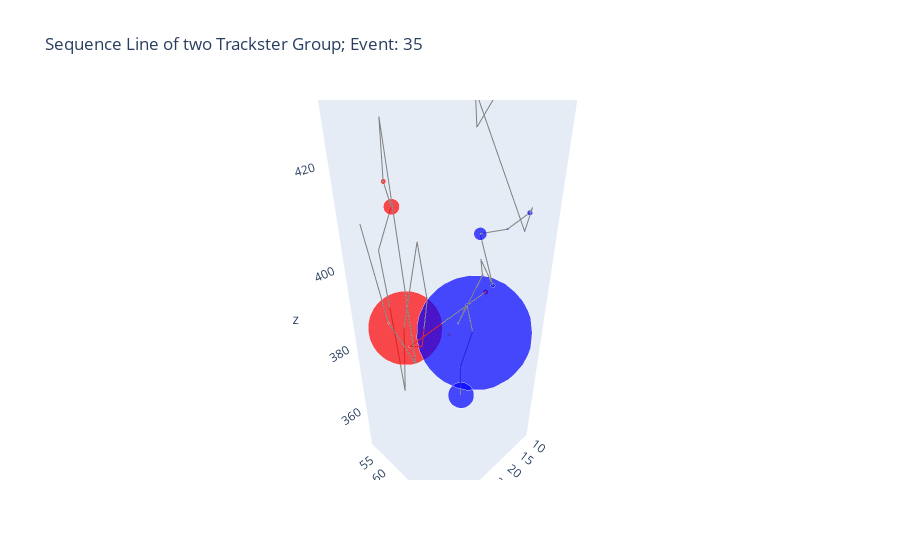

Notebook code for this chart:
### Code cell
# Create plot
fig = go.Figure()

# Extract edge coordinates
edge_x, edge_y, edge_z = [], [], []
for u, v in edges:
    x0, y0, z0 = X.x[u, :3]
    x1, y1, z1 = X.x[v, :3]
    edge_x += [x0, x1, None]
    edge_y += [y0, y1, None]
    edge_z += [z0, z1, None]


# Add edges
fig.add_trace(go.Scatter3d(
    x=edge_x, y=edge_y, z=edge_z,
    mode='lines',
    line=dict(color='gray', width=2),
    hoverinfo='none'
))

color = ["red", "blue", "orange"]
# Node coordinates
for c in torch.unique(X.cluster):
    node_x = [node[0].item() for node in X.x[X.cluster == c.item()]]
    node_y = [node[1].item() for node in X.x[X.cluster == c.item()]]
    node_z = [node[2].item() for node in X.x[X.cluster == c.item()]]
    node_size = [node[16].item()/2 for node in X.x[X.cluster == c.item()]]
    name = np.array(range(X.x.shape[0]))[X.cluster == c.item()]
    
    fig.add_trace(go.Scatter3d(
        x=node_x, y=node_y, z=node_z,
        mode='markers',
        marker=dict(size=node_size, color=color[c.item()]),
        hoverinfo='text',
        text=[str(i) for i in range(X.x.shape[0])]
    ))

fig.update_layout(
    title=f'Sequence Line of two Trackster Group; Event: {data_idx}',
    showlegend=False,
    scene=dict(
        xaxis=dict(showgrid=False),
        yaxis=dict(showgrid=False),
        zaxis=dict(showgrid=False)
    )
)

fig.show()

### Figure 1 — Plotly figure (JSON) as saved in the notebook; plotly's stock layout.template omitted (floating-point values rounded to 4 significant figures)
{"data": [{"hoverinfo": "none", "line": {"color": "gray", "width": 2}, "mode": "lines", "type": "scatter3d", "x": [16.8, 27.48, null, 27.48, 26.84, null, 26.84, 31.02, null, 31.02, 28.87, null, 28.87, 31.58, null, 31.58, 32.6, null, 32.6, 30.26, null, 30.26, 35.27, null, 35.27, 35.11, null, 35.11, 35.12, null, 35.12, 39.12, null, 39.12, 33.59, null, 33.59, 37.82, null, 37.82, 37.72, null, 13.66, 13.4, null, 13.4, 14.8, null, 14.8, 13.45, null, 13.45, 21.7, null, 21.7, 10.35, null, 10.35, 21.41, null, 21.41, 14.52, null, 14.52, 18.22, null, 18.22, 12.57, null, 12.57, 12.15, null, 12.15, 17.35, null, 17.35, 15.37, null, 15.37, 19.31, null, 19.31, 19.79, null, 19.79, 14.48, null], "y": [67.6, 54.06, null, 54.06, 57.86, null, 57.86, 64.94, null, 64.94, 60.23, null, 60.23, 57.78, null, 57.78, 57.74, null, 57.74, 52.36, null, 52.36, 56.61, null, 56.61, 61.33, null, 61.33, 59.73, null, 59.73, 65.51, null, 65.51, 63.55, null, 63.55, 61.09, null, 61.09, 55.26, null, 58.03, 57.43, null, 57.43, 62.59, null, 62.59, 59.32, null, 59.32, 64.39, null, 64.39, 61.09, null, 61.09, 69.84, null, 69.84, 67.66, null, 67.66, 66.63, null, 66.63, 68.87, null, 68.87, 73.41, null, 73.41, 77.41, null, 77.41, 74.91, null, 74.91, 65.23, null, 65.23, 66.28, null, 66.28, 71.92, null], "z": [390.1, 372.7, null, 372.7, 374.8, null, 374.8, 394.1, null, 394.1, 404.1, null, 404.1, 383.3, null, 383.3, 364.4, null, 364.4, 378.2, null, 378.2, 403.4, null, 403.4, 413.8, null, 413.8, 417.7, null, 417.7, 429.8, null, 429.8, 378.0, null, 378.0, 390.1, null, 390.1, 409.3, null, 348.2, 358.4, null, 358.4, 374.9, null, 374.9, 380.6, null, 380.6, 382.5, null, 382.5, 388.3, null, 388.3, 401.2, null, 401.2, 390.7, null, 390.7, 404.2, null, 404.2, 404.0, null, 404.0, 408.9, null, 408.9, 413.1, null, 413.1, 406.8, null, 406.8, 430.3, null, 430.3, 424.7, null, 424.7, 438.4, null]}, {"hoverinfo": "text", "marker": {"color": "orange", "size": [2.327]}, "mode": "markers", "text": ["0", "1", "2", "3", "4", "5", "6", "7", "8", "9", "10", "11", "12", "13", "14", "15", "16", "17", "18", "19", "20", "21", "22", "23", "24", "25", "26", "27", "28", "29", "30", "31"], "type": "scatter3d", "x": [18.99], "y": [58.79], "z": [374.2]}, {"hoverinfo": "text", "marker": {"color": "red", "size": [51.47, 0.4872, 0.6979, 1.07, 1.29, 1.854, 3.735, 1.575, 0.6957, 0.6763, 0.7602, 0.3707, 11.17, 3.72, 0.6563]}, "mode": "markers", "text": ["0", "1", "2", "3", "4", "5", "6", "7", "8", "9", "10", "11", "12", "13", "14", "15", "16", "17", "18", "19", "20", "21", "22", "23", "24", "25", "26", "27", "28", "29", "30", "31"], "type": "scatter3d", "x": [31.58, 32.6, 30.26, 33.59, 27.48, 26.84, 16.8, 37.82, 31.02, 35.27, 28.87, 37.72, 35.11, 35.12, 39.12], "y": [57.78, 57.74, 52.36, 63.55, 54.06, 57.86, 67.6, 61.09, 64.94, 56.61, 60.23, 55.26, 61.33, 59.73, 65.51], "z": [383.3, 364.4, 378.2, 378.0, 372.7, 374.8, 390.1, 390.1, 394.1, 403.4, 404.1, 409.3, 413.8, 417.7, 429.8]}, {"hoverinfo": "text", "marker": {"color": "blue", "size": [17.9, 0.5828, 79.98, 1.564, 0.9483, 1.754, 0.9851, 2.964, 8.917, 1.747, 3.836, 0.5289, 1.19, 0.8941, 0.8911, 2.701]}, "mode": "markers", "text": ["0", "1", "2", "3", "4", "5", "6", "7", "8", "9", "10", "11", "12", "13", "14", "15", "16", "17", "18", "19", "20", "21", "22", "23", "24", "25", "26", "27", "28", "29", "30", "31"], "type": "scatter3d", "x": [13.66, 13.4, 14.8, 13.45, 21.7, 10.35, 21.41, 14.52, 18.22, 12.57, 12.15, 17.35, 15.37, 19.31, 19.79, 14.48], "y": [58.03, 57.43, 62.59, 59.32, 64.39, 61.09, 69.84, 67.66, 66.63, 68.87, 73.41, 77.41, 74.91, 65.23, 66.28, 71.92], "z": [348.2, 358.4, 374.9, 380.6, 382.5, 388.3, 401.2, 390.7, 404.2, 404.0, 408.9, 413.1, 406.8, 430.3, 424.7, 438.4]}], "layout": {"scene": {"xaxis": {"showgrid": false}, "yaxis": {"showgrid": false}, "zaxis": {"showgrid": false}}, "showlegend": false, "title": {"text": "Sequence Line of two Trackster Group; Event: 35"}}}
